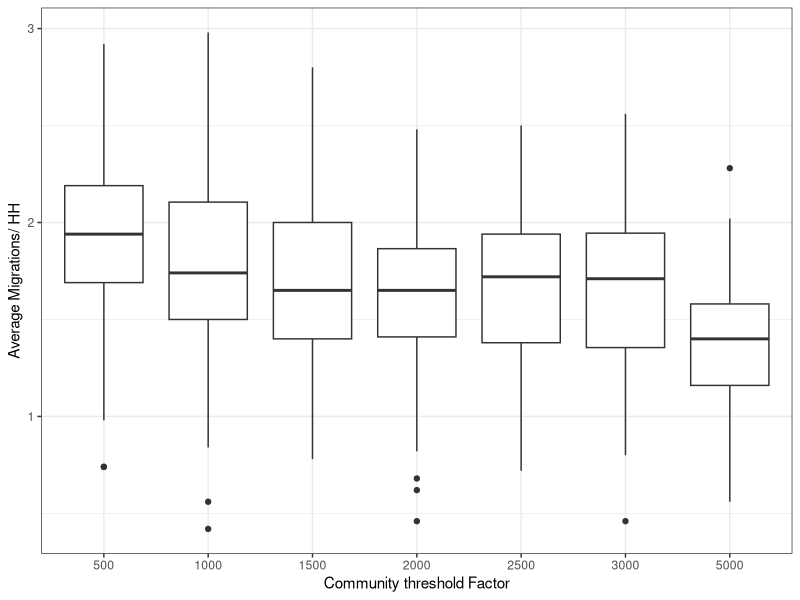
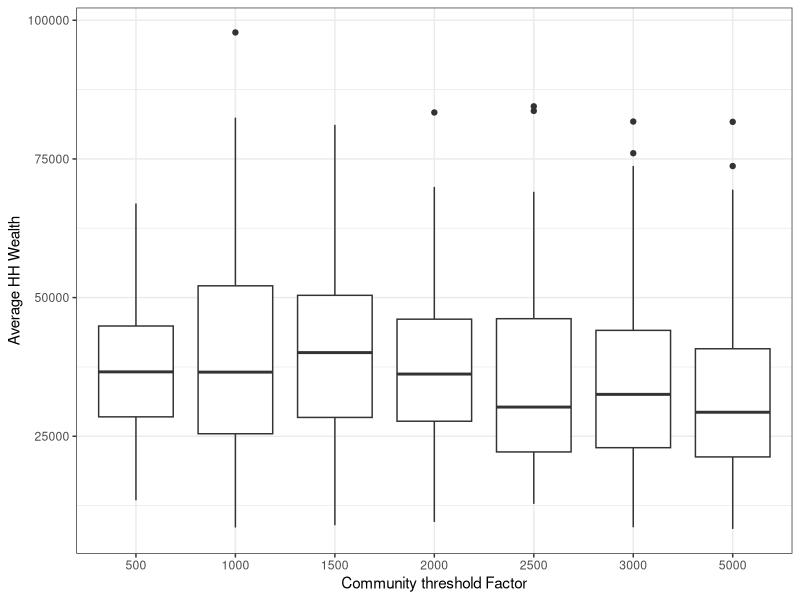
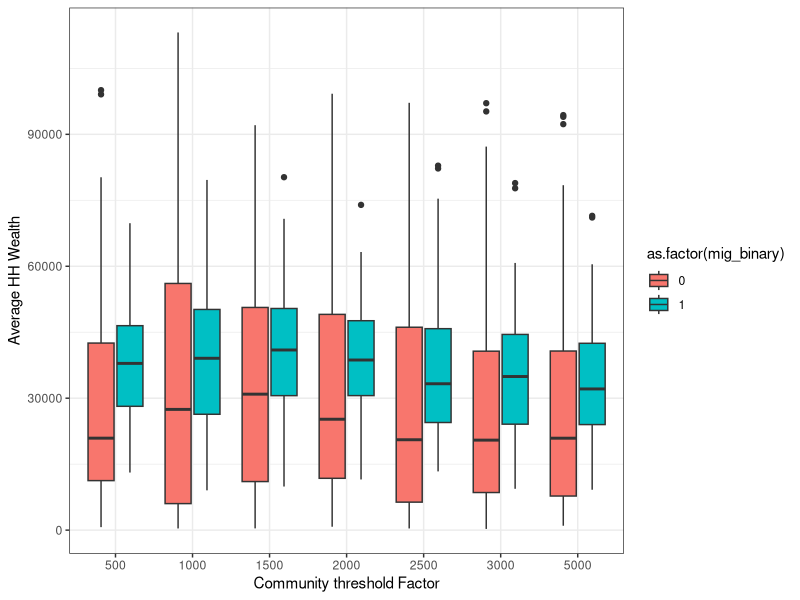
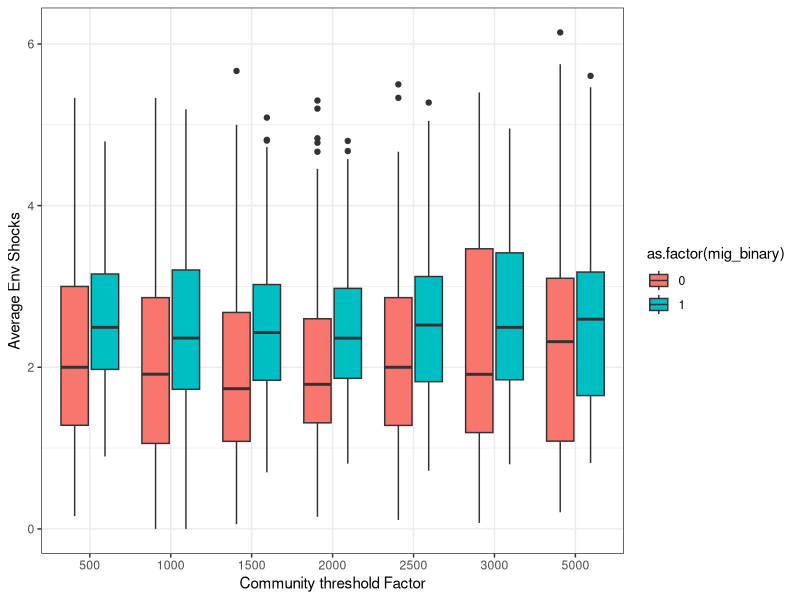
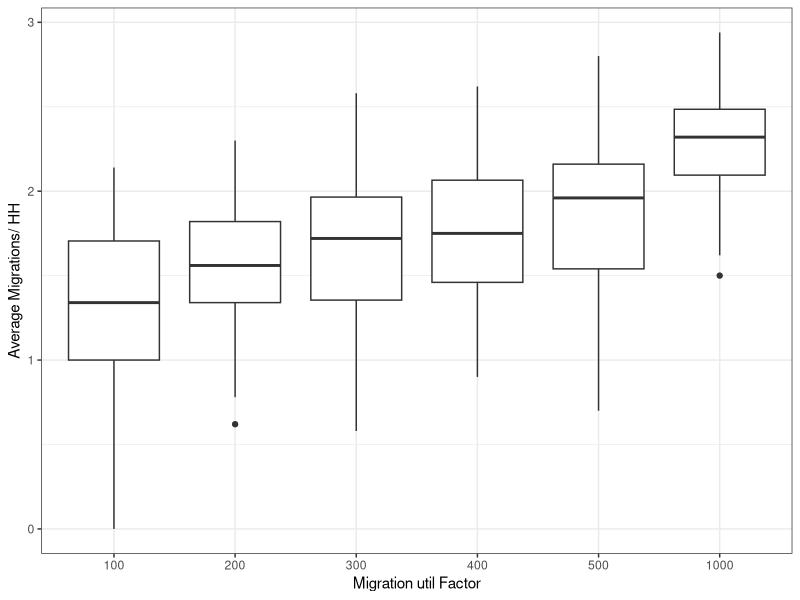
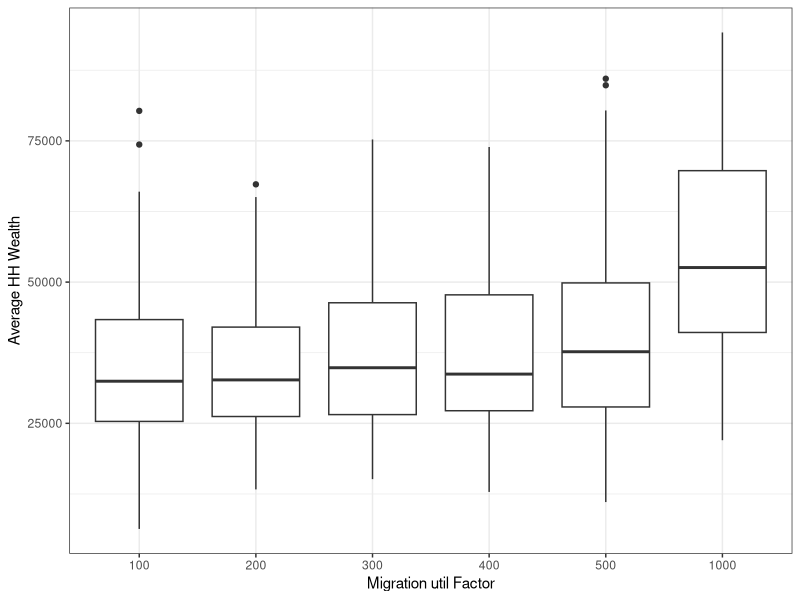
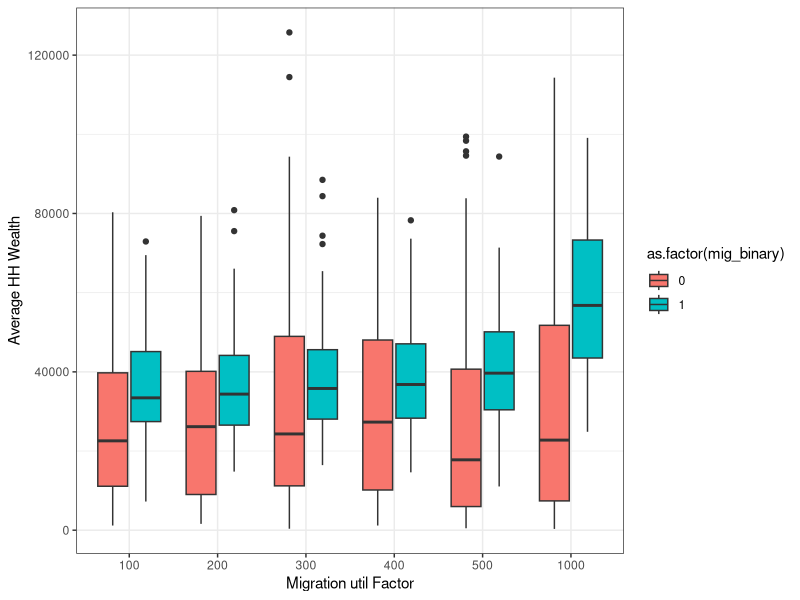
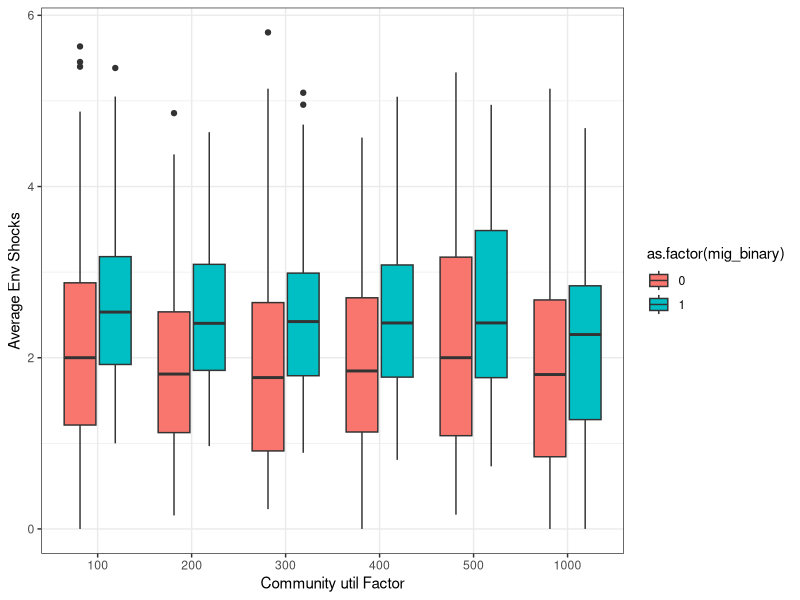

Recreate these plots in R, in order.
library(tidyverse)

#list = [500, 1000, 1500, 2000, 2500, 3000, 5000]

threshold_one = read_csv("threshold_test_500.csv") %>% 
  mutate(comm_threshold = 500) %>% select(-1)

threshold_two = read_csv("threshold_test_1000.csv") %>% 
  mutate(comm_threshold = 1000) %>% select(-1)

threshold_three = read_csv("threshold_test_1500.csv") %>% 
  mutate(comm_threshold = 1500) %>% select(-1)

threshold_four = read_csv("threshold_test_2000.csv") %>% 
  mutate(comm_threshold = 2000) %>% select(-1)

threshold_five = read_csv("threshold_test_2500.csv") %>% 
  mutate(comm_threshold = 2500) %>% select(-1)

threshold_six = read_csv("threshold_test_3000.csv") %>% 
  mutate(comm_threshold = 3000) %>% select(-1)

threshold_seven = read_csv("threshold_test_5000.csv") %>% 
  mutate(comm_threshold = 5000) %>% select(-1)


threshold_joined = threshold_one %>%
  bind_rows(threshold_two) %>%
  bind_rows(threshold_three) %>%
  bind_rows(threshold_four) %>%
  bind_rows(threshold_five) %>%
  bind_rows(threshold_six)%>%
  bind_rows(threshold_seven) 
  


####### add integer for MC run #######
mc_runs = as.data.frame(rep(1:100, each = 50, times = 7))
names(mc_runs) = "run"

threshold_joined = threshold_joined %>% cbind(mc_runs)

threshold_joined = threshold_joined %>% mutate(mig_binary = ifelse(migrations > 0, 1, 0))

threshold_summary = threshold_joined %>%
  group_by(comm_threshold, run) %>%
  summarise(av_migs = mean(migrations),
            sd_migs = sd(migrations),
            av_wealth = mean(wealth),
            sd_wealth = sd(wealth))

threshold_summary_diff = threshold_joined %>%
  group_by(comm_threshold, run, mig_binary) %>%
  summarise(av_wealth = mean(wealth),
            sd_wealth = sd(wealth), av_shock = mean(num_shocked))


threshold_summary %>% 
  ggplot()+
  geom_boxplot(aes(x= as.factor(comm_threshold), y = av_migs))+
  labs(x = "Community threshold Factor", y = "Average Migrations/ HH")+
  theme_bw()


threshold_summary %>% 
  ggplot()+
  geom_boxplot(aes(x= as.factor(comm_threshold), y = av_wealth))+
  labs(x = "Community threshold Factor", y = "Average HH Wealth")+
  theme_bw()

threshold_summary_diff %>% 
  ggplot()+
  geom_boxplot(aes(x= as.factor(comm_threshold), fill = as.factor(mig_binary), y = av_wealth))+
  labs(x = "Community threshold Factor", y = "Average HH Wealth")+
  theme_bw()

threshold_summary_diff %>% 
  ggplot()+
  geom_boxplot(aes(x= as.factor(comm_threshold), fill = as.factor(mig_binary), y = av_shock))+
  labs(x = "Community threshold Factor", y = "Average Env Shocks")+
  theme_bw()




################################### migration util #############################

library(tidyverse)

#list = [500, 1000, 1500, 2000, 2500, 3000, 5000]

util_one = read_csv("util_test_100.csv") %>% 
  mutate(comm_util = 100) %>% select(-1)

util_two = read_csv("util_test_200.csv") %>% 
  mutate(comm_util = 200) %>% select(-1)

util_three = read_csv("util_test_300.csv") %>% 
  mutate(comm_util = 300) %>% select(-1)

util_four = read_csv("util_test_400.csv") %>% 
  mutate(comm_util = 400) %>% select(-1)

util_five = read_csv("util_test_500.csv") %>% 
  mutate(comm_util = 500) %>% select(-1)

util_six = read_csv("util_test_1000.csv") %>% 
  mutate(comm_util = 1000) %>% select(-1)


util_joined = util_one %>%
  bind_rows(util_two) %>%
  bind_rows(util_three) %>%
  bind_rows(util_four) %>%
  bind_rows(util_five) %>%
  bind_rows(util_six)



####### add integer for MC run #######
mc_runs = as.data.frame(rep(1:100, each = 50, times = 6))
names(mc_runs) = "run"

util_joined = util_joined %>% cbind(mc_runs)

util_joined = util_joined %>% mutate(mig_binary = ifelse(migrations > 0, 1, 0))

util_summary = util_joined %>%
  group_by(comm_util, run) %>%
  summarise(av_migs = mean(migrations),
            sd_migs = sd(migrations),
            av_wealth = mean(wealth),
            sd_wealth = sd(wealth))

util_summary_diff = util_joined %>%
  group_by(comm_util, run, mig_binary) %>%
  summarise(av_wealth = mean(wealth),
            sd_wealth = sd(wealth), av_shock = mean(num_shocked))


util_summary %>% 
  ggplot()+
  geom_boxplot(aes(x= as.factor(comm_util), y = av_migs))+
  labs(x = "Migration util Factor", y = "Average Migrations/ HH")+
  theme_bw()


util_summary %>% 
  ggplot()+
  geom_boxplot(aes(x= as.factor(comm_util), y = av_wealth))+
  labs(x = "Migration util Factor", y = "Average HH Wealth")+
  theme_bw()

util_summary_diff %>% 
  ggplot()+
  geom_boxplot(aes(x= as.factor(comm_util), fill = as.factor(mig_binary), y = av_wealth))+
  labs(x = "Migration util Factor", y = "Average HH Wealth")+
  theme_bw()

util_summary_diff %>% 
  ggplot()+
  geom_boxplot(aes(x= as.factor(comm_util), fill = as.factor(mig_binary), y = av_shock))+
  labs(x = "Community util Factor", y = "Average Env Shocks")+
  theme_bw()

